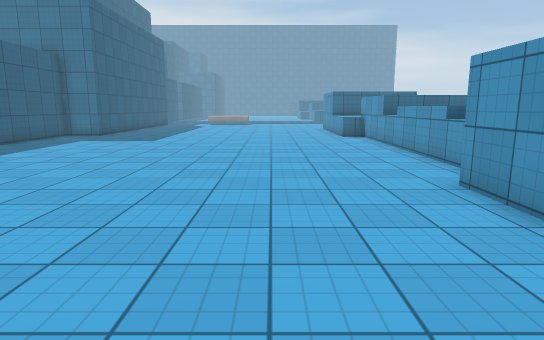
View 1 (above)

18 first-person views from a walk through a scene from a Unity 3-D project. The camera is 1.4 m above the floor, tilts 10° down and sees 75° across. The floor is counted in squares, 1 m on a side. Each view is taken from the middle of a square. On the plan, view 1 faces up. The plan holds only what a view shows up to about 15 squares ahead; the rest is blank. The place goes on beyond the plan. The player is left out. Some animated figures are left out. Surface patterns are stand-ins for the level's own textures.

View 2
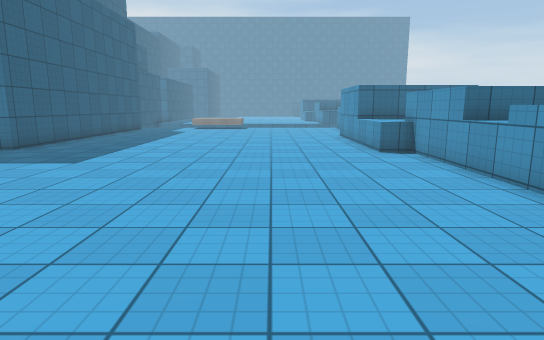

View 3
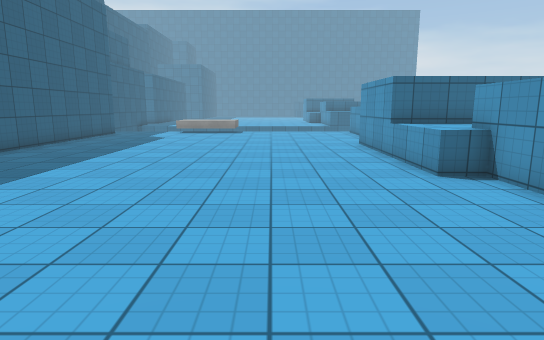

View 4
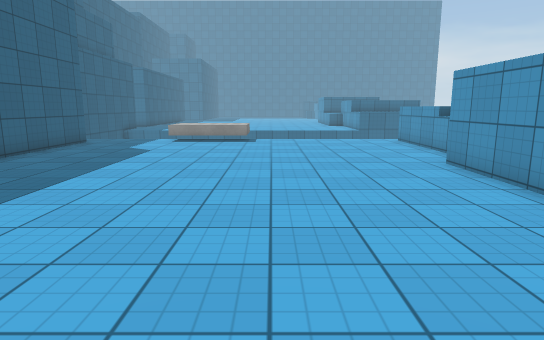

View 5
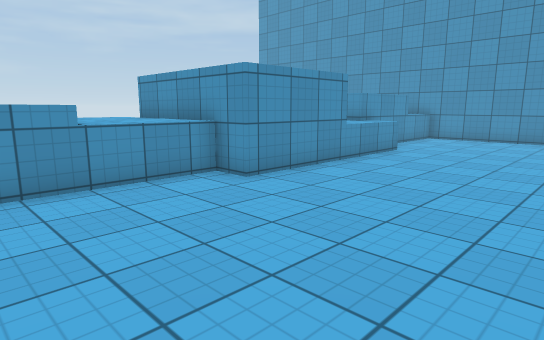

View 6
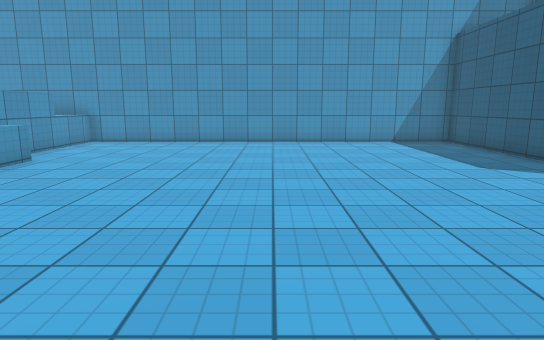

View 7
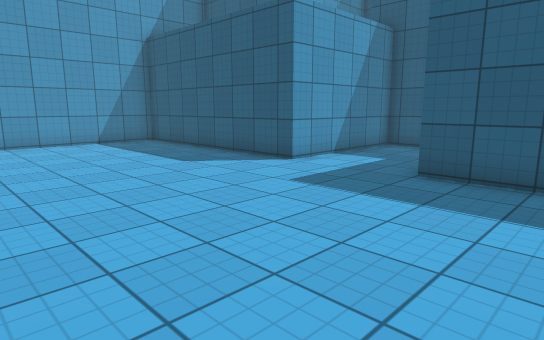

View 8
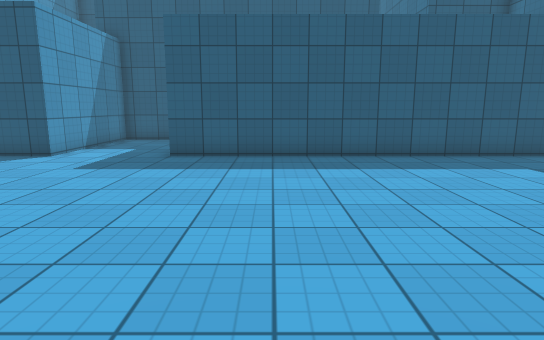

View 9
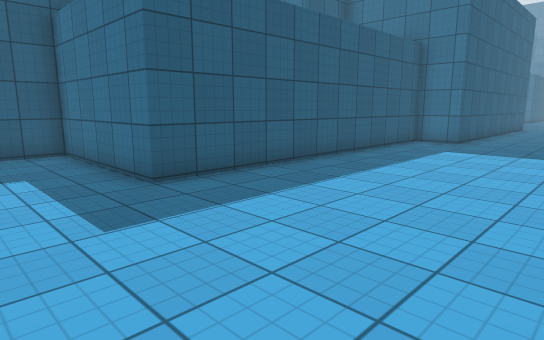

View 10
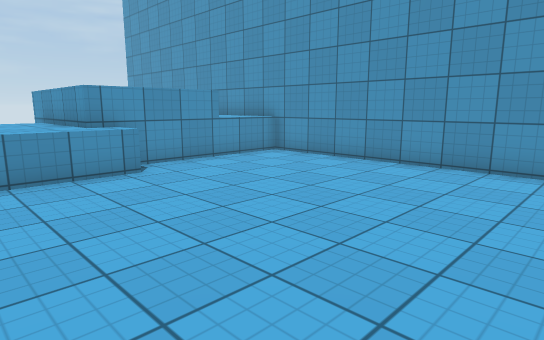

View 11
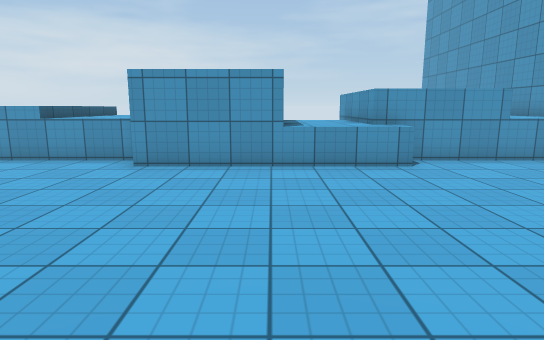

View 12
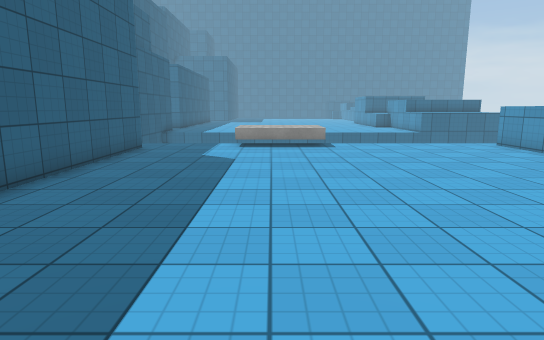

View 13
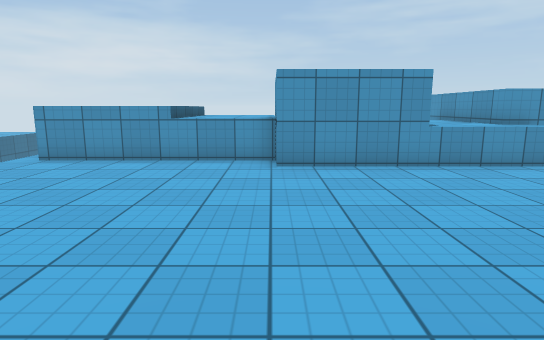

View 14
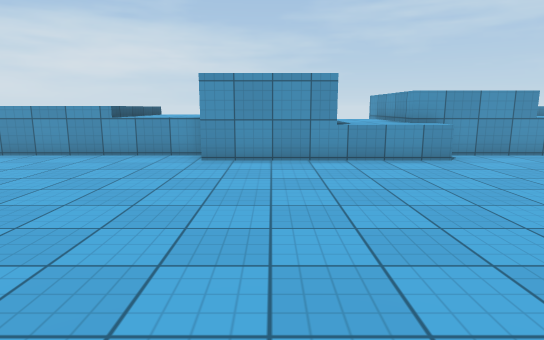

View 15
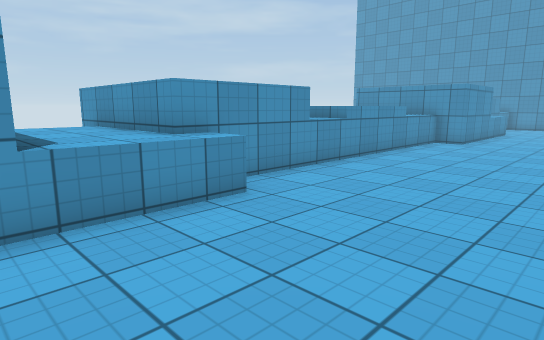

View 16
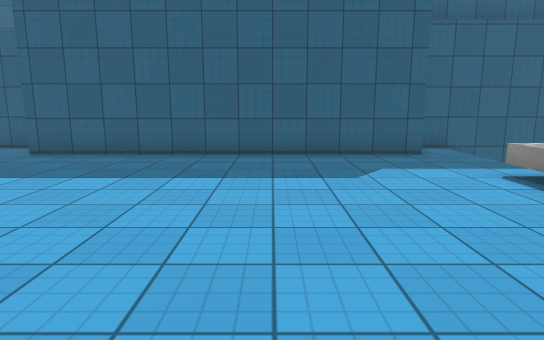

View 17
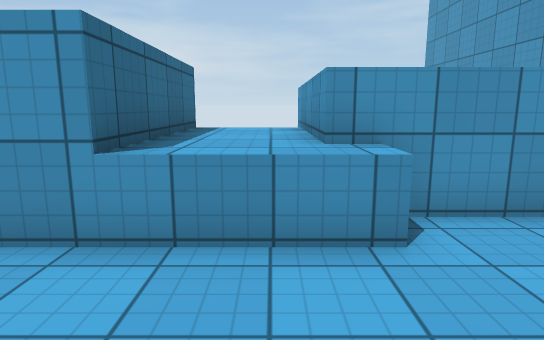

View 18
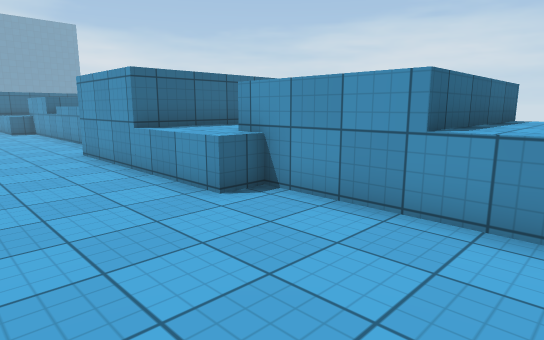

### Floor plan
Key: @ floor where view 1 was taken; # wall or solid block; . floor; ^ raised ledge.
Columns run from 16 left of view 1 to 7 right of it. Each row starts with its distance up from view 1.
 32            ^^^
 31       #    ^^^^
 30       #....^^^^......^
 29       ##.............^
 28        #.............^
 27        #.............^^^
 26        #.............^^^
 25        #.............^^^
 24        #............####
 23        #............#
 22        #............#
 21        #............#
 20        #............^^^^
 19        #............^^^^
 18       ##............^^^^
 17       #.............^^
 16       #..............^
 15       #..............^
 14       #..............^^^
 13       #..............^^^
 12       #..............^
 11       #..............^
 10       #..............^
  9       #..............^^^
  8       #..............^^^
  7       #..............^^^
  6 #######.............####
  5 #...................#
  4 #...................#
  3 #...................####
  2 #######.............^^^^
  1       #.............^^^^
  0       #.........@...^^^^
 -1       #..............^
 -2       #..............^
 -3       #..............^^^
 -4       #..............^^^
 -5       #..............^^^
 -6       ##################

Where each view was taken, in squares from view 1:
view 1: 0 up, 0 right, facing up
view 2: 6 up, 0 right, facing up
view 3: 10 up, 0 right, facing up
view 4: 15 up, 1 left, facing up
view 5: 11 up, 2 left, facing down-right
view 6: 9 up, 3 left, facing down
view 7: 9 up, 3 left, facing down-left
view 8: 9 up, 0 right, facing left
view 9: 3 up, 4 left, facing up-left
view 10: 3 up, 4 left, facing down-right
view 11: 3 up, 5 left, facing right
view 12: 17 up, 4 left, facing up
view 13: 24 up, 5 left, facing right
view 14: 22 up, 6 left, facing right
view 15: 21 up, 1 left, facing down-right
view 16: 25 up, 2 right, facing left
view 17: 1 up, 0 right, facing right
view 18: 5 down, 0 right, facing up-right
